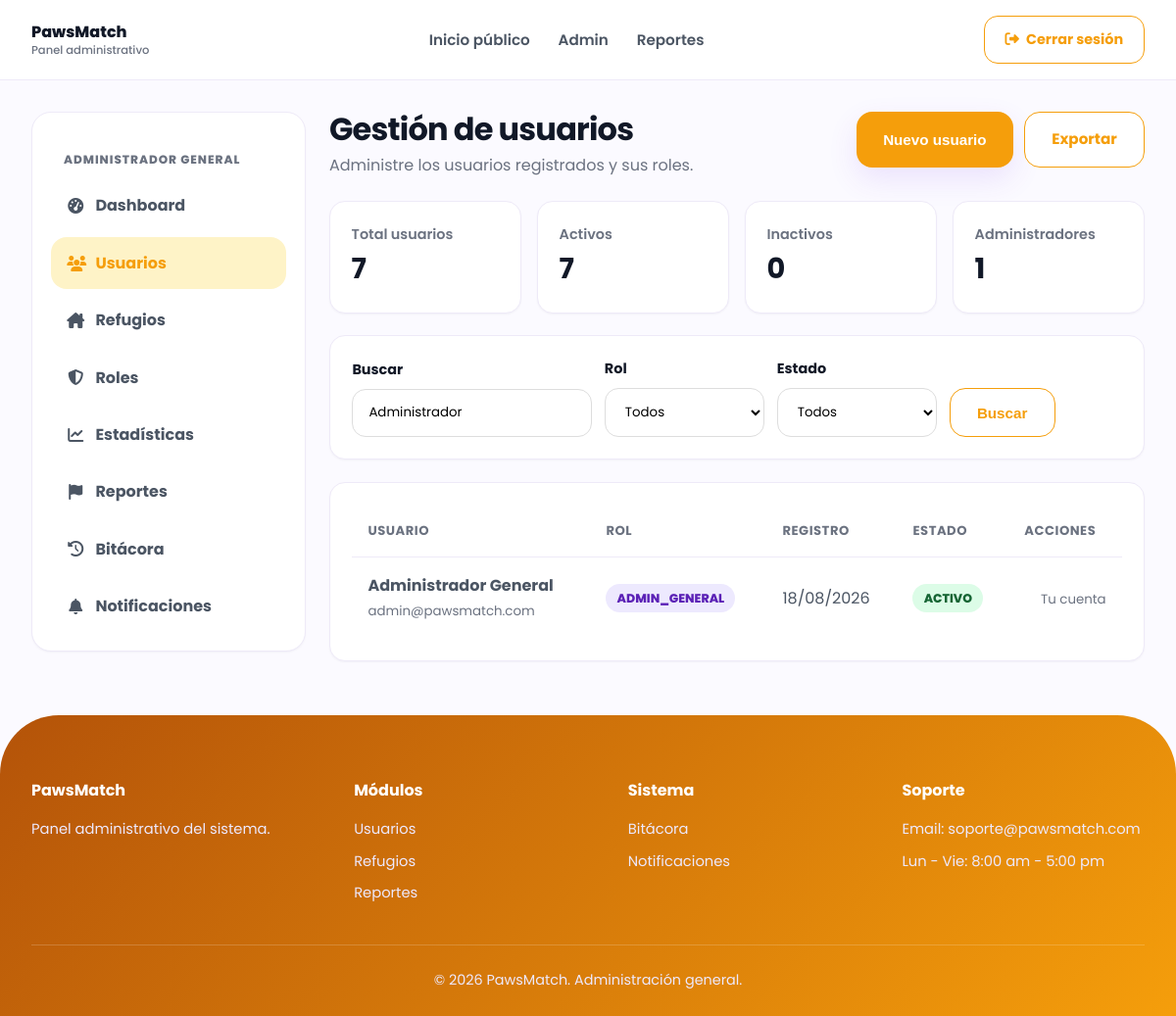
Page /admin-usuarios.php?buscar=Administrador (signed in) on the committed database.
### tables this page shows
CREATE TABLE `usuarios` (
  `id_usuario` int NOT NULL AUTO_INCREMENT,
  `id_rol` int NOT NULL,
  `nombre` varchar(100) NOT NULL,
  `apellidos` varchar(150) NOT NULL,
  `correo` varchar(150) NOT NULL,
  `contrasena` varchar(255) NOT NULL,
  `telefono` varchar(20) DEFAULT NULL,
  `estado` enum('ACTIVO','INACTIVO') DEFAULT 'ACTIVO',
  `fecha_registro` timestamp NULL DEFAULT CURRENT_TIMESTAMP,
  PRIMARY KEY (`id_usuario`),
  UNIQUE KEY `correo` (`correo`),
  KEY `fk_usuario_rol` (`id_rol`),
  CONSTRAINT `fk_usuario_rol` FOREIGN KEY (`id_rol`) REFERENCES `roles` (`id_rol`)
);

CREATE TABLE `roles` (
  `id_rol` int NOT NULL AUTO_INCREMENT,
  `nombre` varchar(50) NOT NULL,
  `descripcion` varchar(150) DEFAULT NULL,
  PRIMARY KEY (`id_rol`),
  UNIQUE KEY `nombre` (`nombre`)
);

### php/models/Usuario.php (called while the page is built, shortened)
<?php
class Usuario
{
    public static function listar(PDO $conexion, string $buscar = "", string $rol = "", string $estado = ""): array
    {
        $sql = "
            SELECT u.id_usuario, u.nombre, u.apellidos, u.correo, u.estado, u.fecha_registro, r.nombre AS rol
            FROM usuarios u INNER JOIN roles r ON u.id_rol = r.id_rol
            WHERE 1 = 1
        ";
        $params = [];
        if ($buscar !== "") {
            $sql .= " AND (u.nombre LIKE :buscar OR u.apellidos LIKE :buscar OR u.correo LIKE :buscar)";
            $params[":buscar"] = "%$buscar%";
        }
        $sql .= " ORDER BY u.fecha_registro DESC";
        $stmt = $conexion->prepare($sql);
        $stmt->execute($params);
        return $stmt->fetchAll(PDO::FETCH_ASSOC);
    }
    public static function contarTotal(PDO $conexion): int
    {
        return (int) $conexion->query("SELECT COUNT(*) FROM usuarios")->fetchColumn();
    }
    public static function contarPorEstado(PDO $conexion, string $estado): int
    {
        $stmt = $conexion->prepare("SELECT COUNT(*) FROM usuarios WHERE estado = :estado");
        $stmt->execute([":estado" => $estado]);
        return (int) $stmt->fetchColumn();
    }
    public static function contarPorRol(PDO $conexion, int $idRol): int
    {
        $stmt = $conexion->prepare("SELECT COUNT(*) FROM usuarios WHERE id_rol = :id_rol");
        $stmt->execute([":id_rol" => $idRol]);
        return (int) $stmt->fetchColumn();
    }
}

### php/views/admin/usuarios.php (the view, shortened to what this page needs)
<div class="admin-header"><div><h1>Gestión de usuarios</h1><p>Administre los usuarios registrados y sus roles.</p></div><div class="admin-actions"><button class="btn btn-primary" data-open-modal="usuarioModal">Nuevo usuario</button><a class="btn btn-secondary" href="php/exportar_csv.php?tipo=usuarios">Exportar</a></div></div>
<div class="kpi-grid">
    <div class="kpi-card"><div><p>Total usuarios</p><h3><?php echo $totalTodos; ?></h3></div></div>
    <div class="kpi-card"><div><p>Activos</p><h3><?php echo $totalActivos; ?></h3></div></div>
    <div class="kpi-card"><div><p>Inactivos</p><h3><?php echo $totalInactivos; ?></h3></div></div>
    <div class="kpi-card"><div><p>Administradores</p><h3><?php echo $totalAdmins; ?></h3></div></div>
</div>
<section class="admin-card">
    <form method="GET" class="admin-filters">
        <div><label class="form-label">Buscar</label><input type="text" name="buscar" class="form-control" placeholder="Nombre o correo" value="<?php echo htmlspecialchars($buscar); ?>"></div>
        <div><label class="form-label">Rol</label>
            <select name="rol" class="form-select" onchange="this.form.submit()">
                <option value="">Todos</option>
            </select>
        </div>
        <div><label class="form-label">Estado</label>
            <select name="estado" class="form-select" onchange="this.form.submit()">
                <option value="">Todos</option>
            </select>
        </div>
        <div style="align-self:end"><button class="btn btn-secondary">Buscar</button></div>
    </form>
</section>
<section class="admin-card">
    <div class="table-responsive">
        <table class="admin-table">
            <thead><tr><th>Usuario</th><th>Rol</th><th>Registro</th><th>Estado</th><th class="text-end">Acciones</th></tr></thead>
            <tbody>
                <?php if (empty($usuarios)): ?>
                    <tr><td colspan="5" class="text-center text-muted py-4">No se encontraron usuarios con esos filtros.</td></tr>
                <?php else: foreach ($usuarios as $u): ?>
                    <tr>
                        <td><strong><?php echo htmlspecialchars($u['nombre'] . ' ' . $u['apellidos']); ?></strong><br><small class="text-muted"><?php echo htmlspecialchars($u['correo']); ?></small></td>
                        <td><span class="badge" style="<?php echo $rolBadge[$u['rol']] ?? ''; ?>padding:.3rem .7rem;border-radius:99px;font-size:.78rem;"><?php echo $u['rol']; ?></span></td>
                        <td><?php echo htmlspecialchars(date('d/m/Y', strtotime($u['fecha_registro']))); ?></td>
                        <td><span class="badge" style="<?php echo $u['estado'] === 'ACTIVO' ? 'background:#dcfce7;color:#166534;' : 'background:#fee2e2;color:#991b1b;'; ?>padding:.3rem .7rem;border-radius:99px;font-size:.78rem;"><?php echo $u['estado']; ?></span></td>
                        <td class="text-end">
                            <?php if ((int) $u['id_usuario'] !== (int) $_SESSION['id_usuario']): ?>
                                <form action="php/admin_usuario_estado.php" method="POST" style="display:inline" onsubmit="return confirm('¿Cambiar el estado de este usuario?');">
                                    <input type="hidden" name="id_usuario" value="<?php echo (int) $u['id_usuario']; ?>">
                                    <button type="submit" class="btn btn-sm <?php echo $u['estado'] === 'ACTIVO' ? 'btn-danger-outline' : 'btn-success-outline'; ?>">
                                        <?php echo $u['estado'] === 'ACTIVO' ? 'Bloquear' : 'Activar'; ?>
                                    </button>
                                </form>
                            <?php else: ?>
                                <small class="text-muted">Tu cuenta</small>
                            <?php endif; ?>
                        </td>
                    </tr>
                <?php endforeach; endif; ?>
            </tbody>
        </table>
    </div>
</section>

### css/admin.css (style rules this page uses)
.admin-body { background: #fbfaff; }
.admin-body.theme-admin { --primary:#f59e0b; --primary-dark:#b45309; --primary-soft:#fef3c7; }
.admin-header { display:flex; justify-content:space-between; align-items:flex-start; gap:1rem; margin-bottom:1.5rem; }
.admin-header h1 { font-size:2rem; line-height:1.1; letter-spacing:-.8px; color:var(--dark); }
.admin-header p { color:var(--muted); margin-top:.4rem; }
.admin-actions { display:flex; flex-wrap:wrap; gap:.7rem; justify-content:flex-end; }
.admin-card { background:var(--white); border:1px solid var(--border); border-radius:16px; box-shadow:0 1px 2px rgba(17,24,39,.04); padding:1.4rem; margin-bottom:1.4rem; }
.kpi-grid { display:grid; grid-template-columns: repeat(4,1fr); gap:1rem; margin-bottom:1.4rem; }
.kpi-card { background:var(--white); border:1px solid var(--border); border-radius:16px; box-shadow:0 1px 2px rgba(17,24,39,.04); padding:1.35rem; display:flex; justify-content:space-between; gap:1rem; align-items:center; }
.kpi-card h3 { font-size:1.8rem; margin:0; }
.kpi-card p { color:var(--muted); font-weight:600; margin:0; font-size:.9rem; }
.admin-filters { display:grid; grid-template-columns: 1.5fr repeat(3, minmax(140px, 1fr)) auto; gap:.8rem; align-items:end; }
.form-control, .form-select, textarea { width:100%; padding:.85rem 1rem; border:1px solid #ddd; border-radius:14px; font-family:'Poppins',sans-serif; background:white; }
.form-label { display:block; font-weight:700; color:var(--dark); margin-bottom:.45rem; font-size:.9rem; }
.table-responsive { overflow-x:auto; }
.admin-table { width:100%; border-collapse:separate; border-spacing:0; }
.admin-table th { text-align:left; color:var(--muted); font-size:.82rem; text-transform:uppercase; letter-spacing:.04em; padding:1rem; border-bottom:1px solid var(--border); white-space:nowrap; }
.admin-table td { padding:1rem; border-bottom:1px solid var(--border); vertical-align:middle; color:var(--text); }
.admin-table tr:last-child td { border-bottom:none; }
.text-muted { color:var(--muted); }
.text-end { text-align:right; }
.badge { display:inline-block; padding:.42rem .7rem; border-radius:999px; font-weight:800; font-size:.74rem; }

### css/base.css (style rules this page uses)
:root { --primary: #7c3aed; --primary-dark: #5b21b6; --primary-soft: #ede9fe; --accent: #facc15; --pink: #ec4899; --green: #10b981; --dark: #111827; --text: #4b5563; --muted: #6b7280; --light: #fbfaff; --white: #ffffff; --border: #eeeaf8; --shadow: 0 18px 40px rgba(17, 24, 39, 0.08); --shadow-soft: 0 12px 30px rgba(124, 58, 237, 0.12); }
* { margin: 0; padding: 0; box-sizing: border-box; }
html { scroll-behavior: smooth; }
body { font-family: 'Poppins', sans-serif; background: var(--light); color: var(--dark); line-height: 1.6; }
a { text-decoration: none; color: inherit; }

### css/home.css (style rules this page uses)
.btn { display: inline-block; border: none; cursor: pointer; border-radius: 16px; padding: 0.95rem 1.7rem; font-weight: 700; font-size: 0.95rem; transition: 0.3s ease; text-align: center; }
.btn-primary { background: var(--primary); color: var(--white); box-shadow: var(--shadow-soft); }
.btn-secondary { background: var(--white); color: var(--primary); border: 1.5px solid var(--primary); }

### rows in the picture
usuarios: nombre+apellidos "Administrador General", correo "admin@pawsmatch.com", id_rol.nombre "ADMIN_GENERAL", fecha_registro "18/08/2026", estado "ACTIVO", shows "Tu cuenta"

### other values in the picture
$texto "Dashboard"
$texto "Usuarios"
$texto "Refugios"
$texto "Roles"
$texto "Estadísticas"
$texto "Reportes"
$texto "Bitácora"
$texto "Notificaciones"
$totalTodos "7"
$totalActivos "7"
$totalInactivos "0"
$totalAdmins "1"
